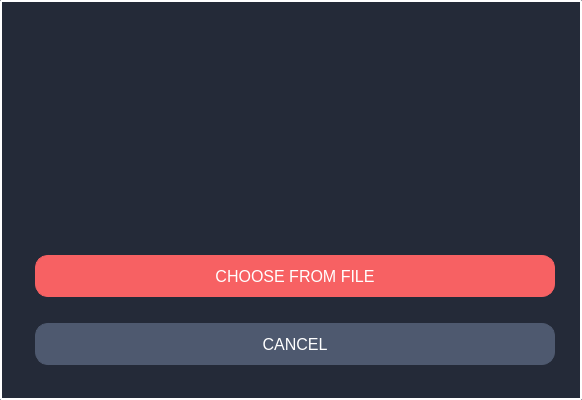
<?xml version="1.0" encoding="UTF-8"?>
<ui version="4.0">
 <class>Icons</class>
 <widget class="QWidget" name="Icons">
  <property name="geometry">
   <rect>
    <x>0</x>
    <y>0</y>
    <width>582</width>
    <height>400</height>
   </rect>
  </property>
  <property name="windowTitle">
   <string>Set Icon</string>
  </property>
  <property name="styleSheet">
   <string notr="true">QWidget{
	background: #242A38;
	border: 2px solid white;
	border-radius: 2px;
}</string>
  </property>
  <layout class="QGridLayout" name="gridLayout">
   <item row="1" column="1">
    <widget class="QPushButton" name="btn_default">
     <property name="maximumSize">
      <size>
       <width>90</width>
       <height>90</height>
      </size>
     </property>
     <property name="cursor">
      <cursorShape>PointingHandCursor</cursorShape>
     </property>
     <property name="styleSheet">
      <string notr="true">QPushButton{
border: 0px solid none;
}

QPushButton:hover{
padding: -1px 1px 1px -1px;
}

QPushButton:pressed{
padding: 1px -1px -1px 1px;
}

QToolTip{
	background: none;
	margin-left: 0px;
	margin-right: 0px;
}

QPushButton:focus {
   border: none;
   outline: none;
}</string>
     </property>
     <property name="text">
      <string/>
     </property>
     <property name="icon">
      <iconset resource="resources/res.qrc">
       <normaloff>:/res/profile-pics/default.png</normaloff>:/res/profile-pics/default.png</iconset>
     </property>
     <property name="iconSize">
      <size>
       <width>70</width>
       <height>70</height>
      </size>
     </property>
    </widget>
   </item>
   <item row="6" column="1" colspan="5">
    <layout class="QVBoxLayout" name="options">
     <property name="leftMargin">
      <number>10</number>
     </property>
     <property name="topMargin">
      <number>0</number>
     </property>
     <item>
      <widget class="QPushButton" name="btn_delete">
       <property name="enabled">
        <bool>true</bool>
       </property>
       <property name="cursor">
        <cursorShape>PointingHandCursor</cursorShape>
       </property>
       <property name="styleSheet">
        <string notr="true">QPushButton {
	background: #f76163;
    border-width: 1px;
    border-radius: 13px;
    border-color: #f76163;
    font: 12pt;
    color: white;
    padding: 10px;
	margin-left: 0px;
	margin-right: 0px;
	margin-top: 10px;
	margin-bottom: 10px;
	min-height: 20px;
}

QPushButton:hover {
background: qradialgradient(cx:0.3, cy:0.5, radius: 5.5,
              fx:0.5, fy:0.5, stop:0 #f65964, stop:1 white);
}

QPushButton:pressed {
background: qradialgradient(cx:0.7, cy:0.5, radius: 5.5,
              fx:0.5, fy:0.5, stop:0 #f65964, stop:1 black);
}

QPushButton:focus {
   border: none;
   outline: none;
}</string>
       </property>
       <property name="text">
        <string>CHOOSE FROM FILE</string>
       </property>
      </widget>
     </item>
     <item>
      <widget class="QPushButton" name="btn_cancel">
       <property name="sizePolicy">
        <sizepolicy hsizetype="Minimum" vsizetype="Fixed">
         <horstretch>0</horstretch>
         <verstretch>0</verstretch>
        </sizepolicy>
       </property>
       <property name="cursor">
        <cursorShape>PointingHandCursor</cursorShape>
       </property>
       <property name="toolTip">
        <string/>
       </property>
       <property name="styleSheet">
        <string notr="true">QPushButton {
    background: #4E596F;
    border-width: 1px;
    border-radius: 13px;
    border-color: #4E596F;
    font: 12pt;
    color: white;
    padding: 10px;
	margin-left: 0px;
	margin-right: 0px;
	margin-top: 10px;
	margin-bottom: 10px;
	min-height: 20px;
}

QPushButton:hover {
background: qradialgradient(cx:0.3, cy:0.5, radius: 5.5,
              fx:0.5, fy:0.5, stop:0 #4E596F, stop:1 white);
}

QPushButton:pressed {
border-style: inset;
background: qradialgradient(cx:0.7, cy:0.5, radius: 5.5,
              fx:0.5, fy:0.5, stop:0 #4E596F, stop:1 black);
}

QPushButton:focus {
   border: none;
   outline: none;
}</string>
       </property>
       <property name="text">
        <string>CANCEL</string>
       </property>
      </widget>
     </item>
    </layout>
   </item>
   <item row="5" column="3">
    <widget class="QPushButton" name="btn_spaceship4">
     <property name="maximumSize">
      <size>
       <width>90</width>
       <height>90</height>
      </size>
     </property>
     <property name="cursor">
      <cursorShape>PointingHandCursor</cursorShape>
     </property>
     <property name="styleSheet">
      <string notr="true">QPushButton{
border: 0px solid none;
}

QPushButton:hover{
padding: -1px 1px 1px -1px;
}

QPushButton:pressed{
padding: 1px -1px -1px 1px;
}

QToolTip{
	background: none;
	margin-left: 0px;
	margin-right: 0px;
}

QPushButton:focus {
   border: none;
   outline: none;
}</string>
     </property>
     <property name="text">
      <string/>
     </property>
     <property name="icon">
      <iconset resource="resources/res.qrc">
       <normaloff>:/res/profile-pics/spaceship4.png</normaloff>:/res/profile-pics/spaceship4.png</iconset>
     </property>
     <property name="iconSize">
      <size>
       <width>70</width>
       <height>70</height>
      </size>
     </property>
    </widget>
   </item>
   <item row="5" column="4">
    <widget class="QPushButton" name="btn_star">
     <property name="maximumSize">
      <size>
       <width>90</width>
       <height>90</height>
      </size>
     </property>
     <property name="cursor">
      <cursorShape>PointingHandCursor</cursorShape>
     </property>
     <property name="styleSheet">
      <string notr="true">QPushButton{
border: 0px solid none;
}

QPushButton:hover{
padding: -1px 1px 1px -1px;
}

QPushButton:pressed{
padding: 1px -1px -1px 1px;
}

QToolTip{
	background: none;
	margin-left: 0px;
	margin-right: 0px;
}

QPushButton:focus {
   border: none;
   outline: none;
}</string>
     </property>
     <property name="text">
      <string/>
     </property>
     <property name="icon">
      <iconset resource="resources/res.qrc">
       <normaloff>:/res/profile-pics/star.png</normaloff>:/res/profile-pics/star.png</iconset>
     </property>
     <property name="iconSize">
      <size>
       <width>70</width>
       <height>70</height>
      </size>
     </property>
    </widget>
   </item>
   <item row="5" column="2">
    <widget class="QPushButton" name="btn_spaceship3">
     <property name="maximumSize">
      <size>
       <width>90</width>
       <height>90</height>
      </size>
     </property>
     <property name="cursor">
      <cursorShape>PointingHandCursor</cursorShape>
     </property>
     <property name="styleSheet">
      <string notr="true">QPushButton{
border: 0px solid none;
}

QPushButton:hover{
padding: -1px 1px 1px -1px;
}

QPushButton:pressed{
padding: 1px -1px -1px 1px;
}

QToolTip{
	background: none;
	margin-left: 0px;
	margin-right: 0px;
}

QPushButton:focus {
   border: none;
   outline: none;
}</string>
     </property>
     <property name="text">
      <string/>
     </property>
     <property name="icon">
      <iconset resource="resources/res.qrc">
       <normaloff>:/res/profile-pics/spaceship3.png</normaloff>:/res/profile-pics/spaceship3.png</iconset>
     </property>
     <property name="iconSize">
      <size>
       <width>70</width>
       <height>70</height>
      </size>
     </property>
    </widget>
   </item>
   <item row="1" column="5">
    <widget class="QPushButton" name="btn_spaceship1">
     <property name="maximumSize">
      <size>
       <width>90</width>
       <height>90</height>
      </size>
     </property>
     <property name="cursor">
      <cursorShape>PointingHandCursor</cursorShape>
     </property>
     <property name="styleSheet">
      <string notr="true">QPushButton{
border: 0px solid none;
}

QPushButton:hover{
padding: -1px 1px 1px -1px;
}

QPushButton:pressed{
padding: 1px -1px -1px 1px;
}

QToolTip{
	background: none;
	margin-left: 0px;
	margin-right: 0px;
}

QPushButton:focus {
   border: none;
   outline: none;
}</string>
     </property>
     <property name="text">
      <string/>
     </property>
     <property name="icon">
      <iconset resource="resources/res.qrc">
       <normaloff>:/res/profile-pics/spaceship1.png</normaloff>:/res/profile-pics/spaceship1.png</iconset>
     </property>
     <property name="iconSize">
      <size>
       <width>70</width>
       <height>70</height>
      </size>
     </property>
    </widget>
   </item>
   <item row="1" column="3">
    <widget class="QPushButton" name="btn_happyman1">
     <property name="maximumSize">
      <size>
       <width>90</width>
       <height>90</height>
      </size>
     </property>
     <property name="cursor">
      <cursorShape>PointingHandCursor</cursorShape>
     </property>
     <property name="styleSheet">
      <string notr="true">QPushButton{
border: 0px solid none;
}

QPushButton:hover{
padding: -1px 1px 1px -1px;
}

QPushButton:pressed{
padding: 1px -1px -1px 1px;
border: 2px solid red;
}

QToolTip{
	background: none;
	margin-left: 0px;
	margin-right: 0px;
}

QPushButton:focus {
   border: none;
   outline: none;
}</string>
     </property>
     <property name="text">
      <string/>
     </property>
     <property name="icon">
      <iconset resource="resources/res.qrc">
       <normaloff>:/res/profile-pics/happyman1.png</normaloff>:/res/profile-pics/happyman1.png</iconset>
     </property>
     <property name="iconSize">
      <size>
       <width>70</width>
       <height>70</height>
      </size>
     </property>
    </widget>
   </item>
   <item row="5" column="5">
    <widget class="QPushButton" name="btn_sunset">
     <property name="maximumSize">
      <size>
       <width>90</width>
       <height>90</height>
      </size>
     </property>
     <property name="cursor">
      <cursorShape>PointingHandCursor</cursorShape>
     </property>
     <property name="styleSheet">
      <string notr="true">QPushButton{
border: 0px solid none;
}

QPushButton:hover{
padding: -1px 1px 1px -1px;
}

QPushButton:pressed{
padding: 1px -1px -1px 1px;
}

QToolTip{
	background: none;
	margin-left: 0px;
	margin-right: 0px;
}

QPushButton:focus {
   border: none;
   outline: none;
}</string>
     </property>
     <property name="text">
      <string/>
     </property>
     <property name="icon">
      <iconset resource="resources/res.qrc">
       <normaloff>:/res/profile-pics/sunset.png</normaloff>:/res/profile-pics/sunset.png</iconset>
     </property>
     <property name="iconSize">
      <size>
       <width>70</width>
       <height>70</height>
      </size>
     </property>
    </widget>
   </item>
   <item row="1" column="4">
    <widget class="QPushButton" name="btn_soldier">
     <property name="maximumSize">
      <size>
       <width>90</width>
       <height>90</height>
      </size>
     </property>
     <property name="cursor">
      <cursorShape>PointingHandCursor</cursorShape>
     </property>
     <property name="styleSheet">
      <string notr="true">QPushButton{
border: 0px solid none;
}

QPushButton:hover{
padding: -1px 1px 1px -1px;
}

QPushButton:pressed{
padding: 1px -1px -1px 1px;
}

QToolTip{
	background: none;
	margin-left: 0px;
	margin-right: 0px;
}

QPushButton:focus {
   border: none;
   outline: none;
}</string>
     </property>
     <property name="text">
      <string/>
     </property>
     <property name="icon">
      <iconset resource="resources/res.qrc">
       <normaloff>:/res/profile-pics/soldier.png</normaloff>:/res/profile-pics/soldier.png</iconset>
     </property>
     <property name="iconSize">
      <size>
       <width>70</width>
       <height>70</height>
      </size>
     </property>
    </widget>
   </item>
   <item row="5" column="1">
    <widget class="QPushButton" name="btn_spaceship2">
     <property name="maximumSize">
      <size>
       <width>90</width>
       <height>90</height>
      </size>
     </property>
     <property name="cursor">
      <cursorShape>PointingHandCursor</cursorShape>
     </property>
     <property name="styleSheet">
      <string notr="true">QPushButton{
border: 0px solid none;
}

QPushButton:hover{
padding: -1px 1px 1px -1px;
}

QPushButton:pressed{
padding: 1px -1px -1px 1px;
}

QToolTip{
	background: none;
	margin-left: 0px;
	margin-right: 0px;
}

QPushButton:focus {
   border: none;
   outline: none;
}</string>
     </property>
     <property name="text">
      <string/>
     </property>
     <property name="icon">
      <iconset resource="resources/res.qrc">
       <normaloff>:/res/profile-pics/spaceship2.png</normaloff>:/res/profile-pics/spaceship2.png</iconset>
     </property>
     <property name="iconSize">
      <size>
       <width>70</width>
       <height>70</height>
      </size>
     </property>
    </widget>
   </item>
   <item row="1" column="2">
    <widget class="QPushButton" name="btn_parrot">
     <property name="maximumSize">
      <size>
       <width>90</width>
       <height>90</height>
      </size>
     </property>
     <property name="cursor">
      <cursorShape>PointingHandCursor</cursorShape>
     </property>
     <property name="styleSheet">
      <string notr="true">QPushButton{
border: 0px solid none;
}

QPushButton:hover{
padding: -1px 1px 1px -1px;
}

QPushButton:pressed{
padding: 1px -1px -1px 1px;
}

QToolTip{
	background: none;
	margin-left: 0px;
	margin-right: 0px;
}

QPushButton:focus {
   border: none;
   outline: none;
}</string>
     </property>
     <property name="text">
      <string/>
     </property>
     <property name="icon">
      <iconset resource="resources/res.qrc">
       <normaloff>:/res/profile-pics/parrot.png</normaloff>:/res/profile-pics/parrot.png</iconset>
     </property>
     <property name="iconSize">
      <size>
       <width>70</width>
       <height>70</height>
      </size>
     </property>
    </widget>
   </item>
  </layout>
 </widget>
 <resources>
  <include location="resources/res.qrc"/>
 </resources>
 <connections/>
</ui>
